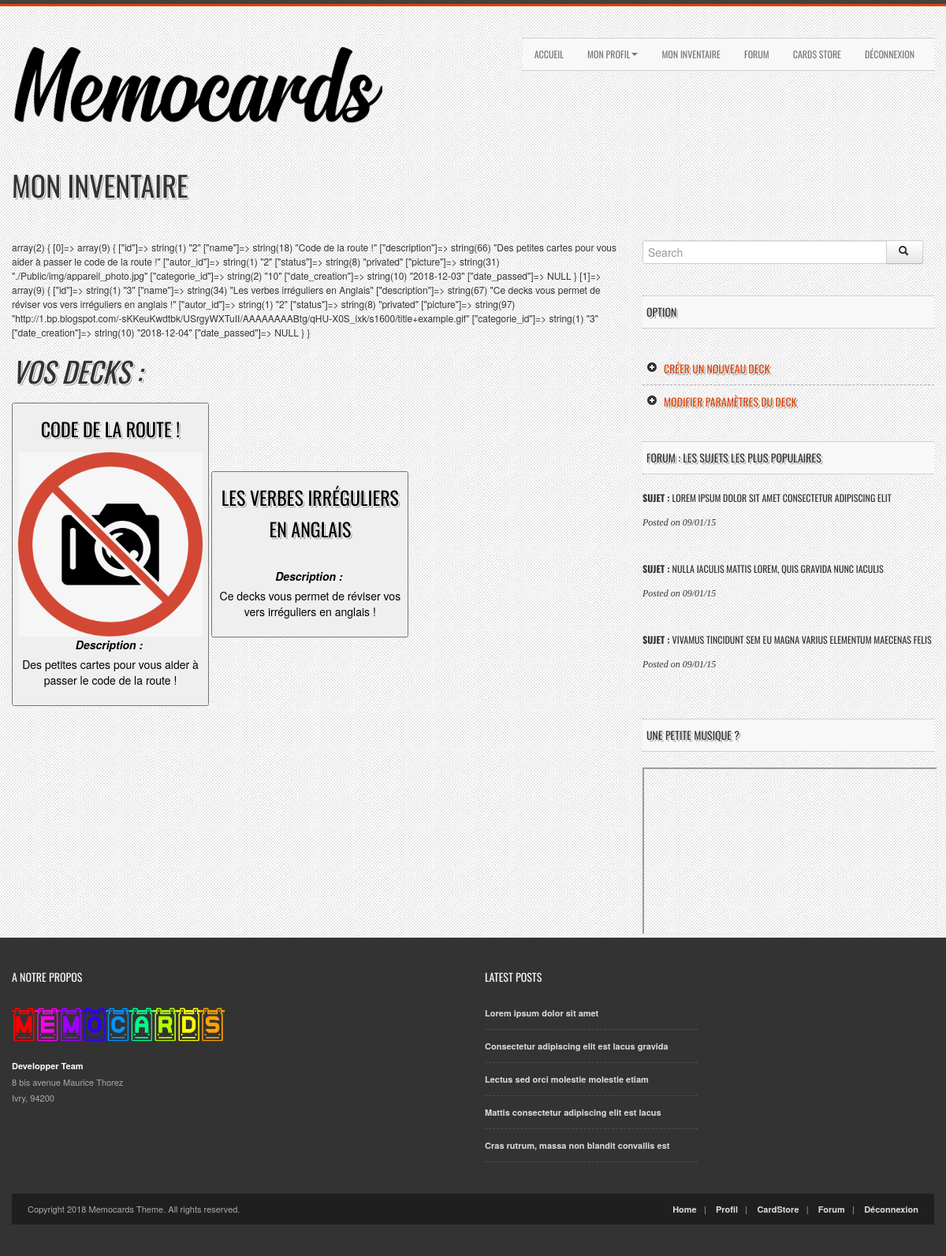
/index.php?page=profile&action=stat (signed in), run on the app's committed database.
### tables this page shows
CREATE TABLE IF NOT EXISTS `passed` (
  `id` INT NOT NULL AUTO_INCREMENT,
  `date_passed` DATETIME NULL,
  `number_game` INT NULL,
  `score_user` INT NULL,
  `user_id` INT NOT NULL,
  `deck_id` INT NOT NULL,
  PRIMARY KEY (`id`),
  INDEX `fk_passed_user1_idx` (`user_id` ASC) ,
  INDEX `fk_passed_deck1_idx` (`deck_id` ASC) ,
  CONSTRAINT `fk_passed_user1`
    FOREIGN KEY (`user_id`)
    REFERENCES `user` (`id`)
    ON DELETE NO ACTION
    ON UPDATE NO ACTION,
  CONSTRAINT `fk_passed_deck1`
    FOREIGN KEY (`deck_id`)
    REFERENCES `deck` (`id`)
    ON DELETE NO ACTION
    ON UPDATE NO ACTION);

CREATE TABLE IF NOT EXISTS `deck` (
  `id` INT NOT NULL AUTO_INCREMENT,
  `name` VARCHAR(255) NOT NULL,
  `description` MEDIUMTEXT NULL,
  `autor_id` INT NOT NULL,
  `status` VARCHAR(10) NOT NULL,
  `picture` VARCHAR(255) NOT NULL,
  `date_creation` DATE NOT NULL,
  `categorie_id` INT NOT NULL,
  PRIMARY KEY (`id`),
  INDEX `fk_deck_categorie1_idx` (`categorie_id` ASC) ,
  CONSTRAINT `fk_deck_categorie1`
    FOREIGN KEY (`categorie_id`)
    REFERENCES `categorie` (`id`)
    ON DELETE NO ACTION
    ON UPDATE NO ACTION);

### Modeles/modele_select.php (called while the page is built, shortened)
            <?php
    function last_deck_play_SELECT($user_id)
    {
        $bdd = bdd();
        $req = $bdd->prepare('  SELECT deck.id, deck.name, deck.description, deck.autor_id, deck.status, deck.picture, deck.categorie_id, deck.date_creation, passed.date_passed
                                FROM deck
                                LEFT JOIN passed ON deck.id = passed.deck_id
                                LEFT JOIN user ON passed.user_id = user.id
                                WHERE user.id = ?
                                ORDER BY passed.date_passed  ;
                            ');
        $req->execute(array($user_id));
        $req= $req->fetchAll(PDO::FETCH_ASSOC);
        return $req;
    }
?>

### Views/statchoice_views.php (the view, shortened to what this page needs)
<p><h1> <i>Vos decks :</i>  </h1></p>
    <form method="POST" action="">
    <?php   for($i=0; $i<3; $i++)
            {
                if(isset($datas[$i]['name']))
                { ?>
                    <button name="deckstat" value="<?php echo $datas[$i]['id']; ?>" style="width:250px">
                        <h3> <?php echo htmlspecialchars($datas[$i]['name']); ?> </h3>
                        <img src="<?php echo $datas[$i]['picture']; ?>" alt="" height="100"> <br>
                        <label for="description"><i><b>Description :</b></i> </label>
                        <p id="description"> <?php echo htmlspecialchars($datas[$i]['description']); ?> </p>
                    </button>
                    <?php
                }
            }
        ?> <br><br>
    </form>
    <?php $content = ob_get_clean(); ?>
    <?php require(dirname(__FILE__).'/template.php');
?>

### index.php (shortened to what this page needs)
<?php
    require('Modeles/modele_select.php');
    if ($_GET['page'] == 'connection')
    {
        if(isset($_SESSION['username']))  header('Location: index.php?page=home');
        else require_once('Controllers/connection_Controllers.php');
    }
    else if ($_GET['page'] == 'inscription')
    {
        require_once('Controllers/inscription_Controllers.php');
    }
    else if (isset($_GET['page']) && !empty($_GET['page']) && isset($_SESSION['id']))
    {
        if ($_GET['page'] == 'dc')
        {
            require_once('Controllers/php/disconnect.php');
        }
        else if ($_GET['page'] == 'home')
        {
            require_once('Controllers/home_Controllers.php');
        }
        else if ($_GET['page'] == 'profile')
        {
            require_once('Controllers/profile_Controllers.php');
        }
    }
    else
    {
        header('Location: index.php?page=connection');
        exit();
    }
?>

### Controllers/profile_Controllers.php
<?php
    if (isset($_GET['action'])) {
        if ($_GET['action'] === "stat") {
            require_once('Controllers/php/stat.php');
        }
    }
?>

### Controllers/php/stat.php
<?php
 if (!isset($_GET["deck"]))
 {
     $datas = last_deck_play_SELECT($_SESSION['id']);
     var_dump($datas);
     require(dirname(__FILE__). '/../../Views/statchoice_views.php');
 }
 else
 {
     $q = questforstat_SELECT($_GET["deck"], $_SESSION['id']);
     require(dirname(__FILE__). '/../../Views/stataff_views.php');
 }
?>

### Views/template.php (shortened to what this page needs)
<!DOCTYPE html>
<html xmlns="http://www.w3.org/1999/xhtml">
<head>
<link rel="stylesheet" href="Public/css/bootstrap.css">
<link rel="stylesheet" href="Public/css/bootstrap-responsive.css">
<link rel="stylesheet" href="Public/css/jquery.lightbox-0.5.css">
<link rel="stylesheet" href="Public/css/custom-styles.css">
</head>
<body>
	<div class="color-bar-1"></div>
    <div class="color-bar-2 color-bg"></div>
    <div class="container main-container">
      <div class="row header">
        <div class="span5 logo">
            <a href="index.php"><img src="Public/img/memocards_black.png" alt="" /></a>
            <br><br><br>
            <h1>Mon inventaire</h1>
        </div>
        <div class="span7 navigation">
            <div class="navbar hidden-phone">
            <ul class="nav">
           <li><a href="index.php">Accueil</a></li>
            <li class="dropdown">
                <a class="dropdown-toggle" data-toggle="dropdown" href="page-full-width.htm">Mon Profil<b class="caret"></b></a>
            <li><a href="index.php?page=inventory">Mon inventaire</a></li>
             <li><a href="index.php?page=forum">Forum</a></li>
             <li><a href="index.php?page=store">Cards Store</a></li>
             <li><a href="index.php?page=dc">Déconnexion</a></li>
            </ul>
            </div>
        </div>
      </div>
    <div class="row">
        <div class="span8 blog">
                <?php  echo $content; ?>
        </div>
        <div class="span4 sidebar">
            <section>
                <div class="input-append">
                    <form action="#">
                        <input id="appendedInputButton" size="16" type="text" placeholder="Search"><button class="btn" type="button"><i class="icon-search"></i></button>
                    </form>
                </div>
            </section>
            <h5 class="title-bg">Option</h5>
            <ul class="post-category-list">
                <h5><li><a href="index.php?page=inventory&action=create_deck"><i class="icon-plus-sign"></i>Créer un nouveau deck</a></li>
                <li><a href="index.php?page=inventory&action=create_deck"><i class="icon-wrench"></i>Modifier paramètres du deck</a></li></h5>
            </ul>
            <h5 class="title-bg">FORUM : Les sujets les plus populaires</h5>
            <ul class="popular-posts">
                <li>
                    <h6><a href="#"><b>Sujet : </b>Lorem ipsum dolor sit amet consectetur adipiscing elit</a></h6>
                    <em>Posted on 09/01/15</em>
                </li>
                <li>
                    <h6><a href="#"><b>Sujet : </b>Nulla iaculis mattis lorem, quis gravida nunc iaculis</a></h6>
                    <em>Posted on 09/01/15</em>
                <li>
                    <h6><a href="#"><b>Sujet : </b>Vivamus tincidunt sem eu magna varius elementum maecenas felis</a></h6>
                    <em>Posted on 09/01/15</em>
                </li>
            </ul>
            <h5 class="title-bg">Une petite musique ?</h5>
            <iframe src="http://player.vimeo.com/video/24496773" width="370" height="208"></iframe>
        </div>
    </div>
    </div>
	<div class="footer-container">
    	<div class="container">
        	<div class="row footer-row">
                <div class="span3 footer-col">
                    <h5>A notre propos</h5>
                   <img src="Public/img/memocards.png" alt="Piccolo" /><br /><br />
                    <address>
                        <strong>Developper Team</strong><br />
                        8 bis avenue Maurice Thorez<br />
                        Ivry, 94200<br />
                    </address>
                </div>
                <div class="span3 footer-col">
                </div>
                <div class="span3 footer-col">
                    <h5>Latest Posts</h5>
                     <ul class="post-list">
                        <li><a href="#">Lorem ipsum dolor sit amet</a></li>
                        <li><a href="#">Consectetur adipiscing elit est lacus gravida</a></li>
                        <li><a href="#">Lectus sed orci molestie molestie etiam</a></li>
                        <li><a href="#">Mattis consectetur adipiscing elit est lacus</a></li>
                        <li><a href="#">Cras rutrum, massa non blandit convallis est</a></li>
                    </ul>
                </div>
                <div class="span3 footer-col">
                </div>
            </div>
            <div class="row">
                <div class="span12 footer-col footer-sub">
                    <div class="row no-margin">
                        <div class="span6"><span class="left">Copyright 2018 Memocards Theme. All rights reserved.</span></div>
                        <div class="span6">
                            <span class="right">
                            <a href="index.php?page=home">Home</a>&nbsp;&nbsp;&nbsp;|&nbsp;&nbsp;&nbsp;
                            <a href="index.php?page=profile">Profil</a>&nbsp;&nbsp;&nbsp;|&nbsp;&nbsp;&nbsp;
                            <a href="index.php?page=store">CardStore</a>&nbsp;&nbsp;&nbsp;|&nbsp;&nbsp;&nbsp;
                            <a href="index.php?page=forum">Forum</a>&nbsp;&nbsp;&nbsp;|&nbsp;&nbsp;&nbsp;
                            <a href="index.php?page=dc"> Déconnexion</a>
                            </span>
                        </div>
                    </div>
                </div>
            </div>
        </div>
    </div>
</body>
</html>

### Public/css/custom-styles.css (style rules this page uses)
html, body { font-size:12px; line-height:18px; height: 100%; }
body { background: #f9f9f9 url(../img/page-bg-1.jpg); }
.main-container { height:auto; height: 100%; min-height: 100%; }
h1, h2, h3, h4 , h5, h6 { font-family: "Oswald", sans-serif; font-weight: normal; text-transform:uppercase; }
h1, h2, h3, h4, h5 { text-shadow: 1px 1px 0 #fdfdfd, 2px 2px 0 rgba(81, 81, 81, 0.5), 0 0 1px #fdfdfd; }
h1.title-bg, h2.title-bg, h3.title-bg, h4.title-bg , h5.title-bg, h6.title-bg { background:#f8f8f8; padding:10px 5px; margin: 0px 0px 20px 0px; border-bottom: 1px dotted #a9a9a9; border-top: 1px dotted #a9a9a9; }
a, a:hover { color:#d8450b; }
i { margin-right: 3px; }
p { margin-bottom: 20px; }
.logo { margin-top:40px; }
.logo img { padding-right:20px; }
.navigation { margin-top:40px; }
.navigation .navbar { float:right; background:#f8f8f8; border-bottom: 1px dotted #a9a9a9; border-top: 1px dotted #a9a9a9; }
.navbar .nav > li > a { font-family: "Oswald", sans-serif; font-weight: normal; text-shadow: none; text-transform:uppercase; font-size:12px; padding: 10px 15px 10px; }
.sidebar input { width: 80%; }
.sidebar h5 { margin-top: 40px; }
.sidebar ul.post-category-list, .sidebar .tab-content .tab-pane ul { margin:0px; }
.sidebar ul.post-category-list li, .sidebar .tab-content .tab-pane ul li { list-style: none; border-bottom: 1px dashed #a9a9a9; padding:10px 5px; }
.sidebar ul.post-category-list li a { font-family: "Oswald", sans-serif; font-weight: normal; text-transform:uppercase; }
.sidebar ul.post-category-list li:first-child, .sidebar .tab-content .tab-pane ul li:first-child { padding-top: 0px; }
.sidebar ul.post-category-list li:last-child { padding-bottom: 0px; border-bottom:none; }
.sidebar ul.post-category-list li i { padding-right: 5px; background-position: 0 -95px; }
.popular-posts { margin: 0px; }
.popular-posts li { list-style: none; margin-bottom: 20px; clear: both; display: block; min-height: 70px; }
.popular-posts li a, .popular-posts li a:hover { color:#333333; text-decoration: none; }
.popular-posts li em { font-family:Georgia, "Times New Roman", Times, serif; }
.footer-container { width:100%; background:#333; clear: both; position: relative; z-index: 10; }
.footer-row { margin-top: 30px; }
.footer-col { color:#ababab; font-size: 11px; }
.footer-col a { color:#dcdcdc; font-weight: bold; }
.footer-col h5, .footer-col strong { color:#f9f9f9; text-shadow:none; }
.footer-col h5 { margin-bottom: 25px; }
.footer-col ul { margin: 0px; }
.footer-col ul li { list-style: none; padding-bottom: 20px; }
.footer-col ul.post-list li { border-bottom: 1px dashed #504f4f; padding: 10px 0px; }
.footer-sub { background: #1f1f1f; padding: 10px 0px; }
.footer-sub div div span { padding: 0px 20px; }
.row { margin-bottom:40px; }
.no-margin { margin-bottom:0px; }
.left { float: left; }
.right { float: right; }
.color-bg { background:#d8450b; }
.color-bar-1, .color-bar-2 { width:100% }
.color-bar-1 { background:#414141; height:5px; }
.color-bar-2 { height:3px; }

### data on the page
passed: deck.name "CODE DE LA ROUTE !", deck.picture (picture), deck.description "Des petites cartes pour vous aider à passer le code de la route !"
passed: deck.name "LES VERBES IRRÉGULIERS EN ANGLAIS", deck.description "Ce decks vous permet de réviser vos vers irréguliers en anglais !"
